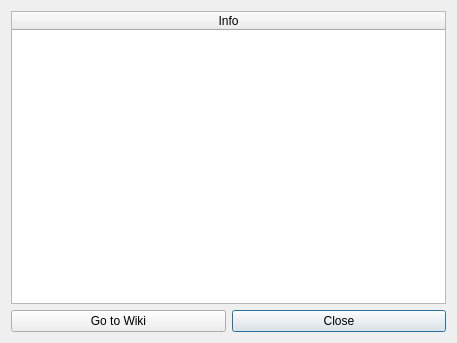
<?xml version="1.0" encoding="UTF-8"?>
<ui version="4.0">
 <class>Dialog</class>
 <widget class="QDialog" name="Dialog">
  <property name="geometry">
   <rect>
    <x>0</x>
    <y>0</y>
    <width>457</width>
    <height>343</height>
   </rect>
  </property>
  <property name="windowTitle">
   <string>AequilibraE - About</string>
  </property>
  <layout class="QGridLayout" name="gridLayout">
   <item row="1" column="1">
    <widget class="QPushButton" name="but_close">
     <property name="text">
      <string>Close</string>
     </property>
    </widget>
   </item>
   <item row="0" column="0" colspan="2">
    <widget class="QTableWidget" name="about_table">
     <property name="editTriggers">
      <set>QAbstractItemView::NoEditTriggers</set>
     </property>
     <property name="tabKeyNavigation">
      <bool>false</bool>
     </property>
     <property name="showDropIndicator" stdset="0">
      <bool>false</bool>
     </property>
     <property name="dragDropOverwriteMode">
      <bool>false</bool>
     </property>
     <attribute name="horizontalHeaderStretchLastSection">
      <bool>true</bool>
     </attribute>
     <column>
      <property name="text">
       <string>Info</string>
      </property>
     </column>
    </widget>
   </item>
   <item row="1" column="0">
    <widget class="QPushButton" name="but_mailing">
     <property name="text">
      <string>Go to Wiki</string>
     </property>
    </widget>
   </item>
  </layout>
 </widget>
 <resources/>
 <connections/>
</ui>
